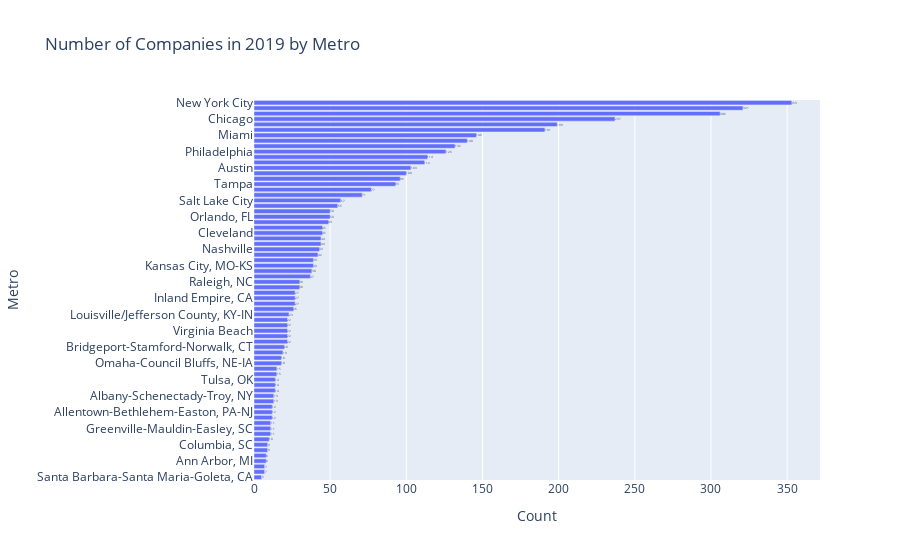

Source (notebook cell):
### Code cell
geographic_trends(df, "metro", "bar", "h")

### Figure 1 — Plotly figure (JSON) as saved in the notebook; plotly's stock layout.template omitted (floating-point values rounded to 4 significant figures)
{"data": [{"alignmentgroup": "True", "hovertemplate": "Count=%{x}<br>Metro=%{y}<extra></extra>", "legendgroup": "", "marker": {"color": "#636efa", "pattern": {"shape": ""}}, "name": "", "offsetgroup": "", "orientation": "h", "showlegend": false, "textposition": "auto", "texttemplate": "%{x}", "type": "bar", "x": [5, 7, 7, 8, 8, 9, 9, 10, 11, 11, 11, 12, 12, 12, 13, 13, 14, 14, 14, 15, 15, 18, 18, 19, 20, 22, 22, 22, 22, 22, 23, 26, 27, 27, 27, 30, 30, 37, 38, 39, 39, 42, 43, 44, 44, 45, 45, 49, 50, 50, 55, 57, 71, 77, 93, 96, 100, 103, 112, 114, 126, 132, 140, 146, 191, 199, 237, 306, 321, 353], "xaxis": "x", "y": ["Santa Barbara-Santa Maria-Goleta, CA", "New Orleans", "Asheville, NC", "Ann Arbor, MI", "Lancaster, PA", "Boise City-Nampa, ID", "Columbia, SC", "Springfield, MO", "Sarasota-Bradenton-Venice, FL", "Greenville-Mauldin-Easley, SC", "Durham, NC", "Oklahoma City, OK", "Allentown-Bethlehem-Easton, PA-NJ", "Oxnard-Thousand Oaks-Ventura, CA", "Baton Rouge, LA", "Albany-Schenectady-Troy, NY", "Madison, WI", "Milwaukee", "Tulsa, OK", "Rochester, NY", "Des Moines, IA", "Omaha-Council Bluffs, NE-IA", "Ogden-Clearfield, UT", "Sacramento, CA", "Bridgeport-Stamford-Norwalk, CT", "San Antonio, TX", "Birmingham, AL", "Virginia Beach", "Boulder, CO", "Charleston, SC", "Louisville/Jefferson County, KY-IN", "Huntsville, AL", "Jacksonville, FL", "Inland Empire, CA", "Pittsburgh, PA", "Las Vegas, NV", "Raleigh, NC", "Columbus, OH", "Indianapolis, IN", "Kansas City, MO-KS", "Detroit", "Richmond, VA", "Nashville", "San Jose", "Provo-Orem, UT", "Cleveland", "Cincinnati", "St. Louis, MO-IL", "Orlando, FL", "Charlotte", "Baltimore", "Salt Lake City", "Seattle", "Minneapolis", "Tampa", "Phoenix", "Denver", "Austin", "San Diego", "Houston", "Philadelphia", "Boston", "San Francisco", "Miami", "Dallas", "Atlanta", "Chicago", "Los Angeles", "Washington, DC", "New York City"], "yaxis": "y"}], "layout": {"barmode": "relative", "legend": {"tracegroupgap": 0}, "title": {"text": "Number of Companies in 2019 by Metro"}, "xaxis": {"anchor": "y", "domain": [0, 1], "title": {"text": "Count"}}, "yaxis": {"anchor": "x", "domain": [0, 1], "title": {"text": "Metro"}}}}
